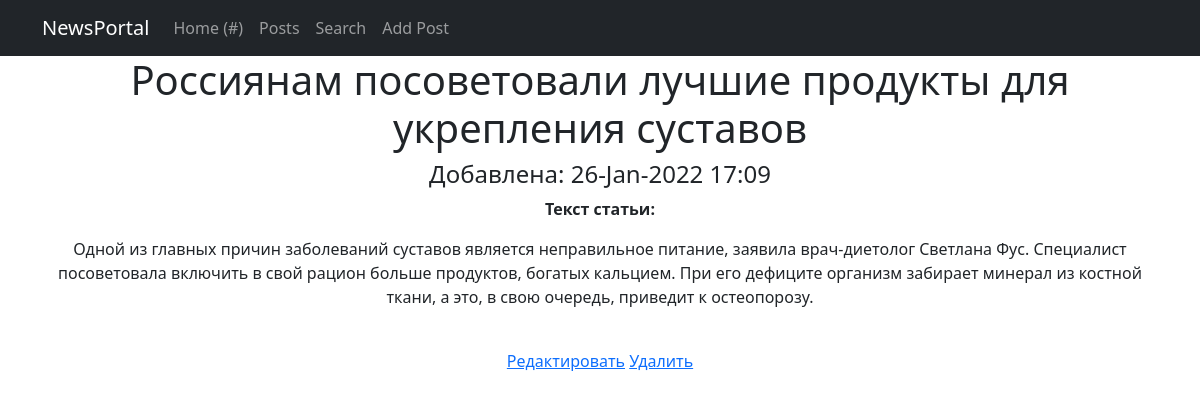
Screenshot of /news/12 with the database file from the repository.
### news/models.py (models this page shows, shortened)
class Post(models.Model):
    author = models.ForeignKey(Author, on_delete=models.CASCADE)
    NEWS = 'NW'
    ARTICLES = 'AR'
    CATEGORY_CHOICE = [
        (NEWS, 'Новости'),
        (ARTICLES, 'Статьи')
    ]
    categoryType = models.CharField(max_length=2, choices=CATEGORY_CHOICE, default=ARTICLES)
    creationDate = models.DateTimeField(auto_now_add=True)
    postCategory = models.ManyToManyField(Category, through='PostCategory')
    title = models.CharField(max_length=128)
    text = models.TextField()
    rate = models.SmallIntegerField(default=0)

### news/views.py (the view)
# urls.py: path('<int:pk>', PostDetails.as_view(), name='post'),
class PostDetails(DetailView):
    model = Post
    template_name = 'post.html'
    context_object_name = 'post'

### news/templatetags/my_filters.py (called while the page is built)
@register.filter(name='censor')
def censor(value):
    text_list = str(value).split()
    bad_words = ['осёл', 'лошар', 'лопух',]
    for i, word in enumerate(text_list):
        if word.strip(',') in bad_words:
            text_list[i] = '****'
    value = ' '.join(text_list)
    return value

### news/templates/post.html (shortened to what this page needs)
{% extends 'flatpages/default.html' %}
{% load my_filters %}
{% block content %}
        <h1>{{ post.title|censor }}</h1>
        <h4>Добавлена: {{ post.creationDate|date:'d-M-Y H:i' }}</h4>
        <p><b>Текст статьи:</b></p>
        <p>{{ post.text|censor }}</p><br>
        <a href="{% url 'edit_post' post.id %}">Редактировать</a>
        <a href="{% url 'delete_post' post.id %}">Удалить</a>
{% endblock content %}

### rows the page displays
Post: title|censor "Россиянам посоветовали лучшие продукты для укрепления суставов", creationDate "26-Jan-2022 17:09", text|censor "Одной из главных причин заболеваний суставов является неправильное питание, заявила врач-диетолог Светлана Фус. Специалист посоветовала включить в свой рацион больше продуктов, богатых кальцием. При его дефиците организм забирает минерал из костной ткани, а это, в свою очередь, приведит к остеопорозу."
